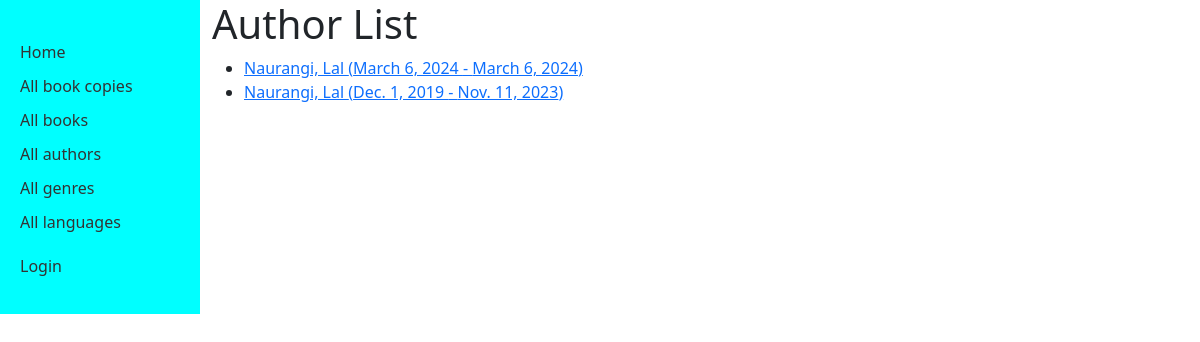
Screenshot of /catalog/authors/ with the database file from the repository.
### catalog/models.py (models this page shows)
class Author(models.Model):
    first_name = models.CharField(max_length=100)
    last_name = models.CharField(max_length=100)
    date_of_birth = models.DateField(null=True, blank=True)
    date_of_death = models.DateField('died', null=True, blank=True)
    class Meta:
        ordering = ['last_name', 'first_name']
    def get_absolute_url(self):
        return reverse('author-detail', args=[str(self.id)])
    def __str__(self):
        return f'{self.first_name}, {self.last_name}'

### catalog/views.py (the view)
# urls.py: path('authors/', views.AuthorListView.as_view(), name='authors'),
class AuthorListView(generic.ListView):
    model = Author
    paginate_by = 10

### templates/catalog/author_list.html
{% extends "base_generic.html" %}
{% block content %}
<h1>Author List</h1>
{% if author_list %}
  <ul>
  {% for author in author_list %}
    <li>
      <a href="{{ author.get_absolute_url }}">
      {{ author }} ({{author.date_of_birth}} - {% if author.date_of_death %}{{author.date_of_death}}{% endif %})
      </a>
    </li>
  {% endfor %}
 </ul>
{% else %}
  <p>There are no authors available.</p>
{% endif %}
{% endblock %}

### rows the page displays
Author: first_name+last_name "Naurangi, Lal", date_of_birth "March 6, 2024", date_of_death "March 6, 2024"
Author: first_name+last_name "Naurangi, Lal", date_of_birth "Dec. 1, 2019", date_of_death "Nov. 11, 2023"
